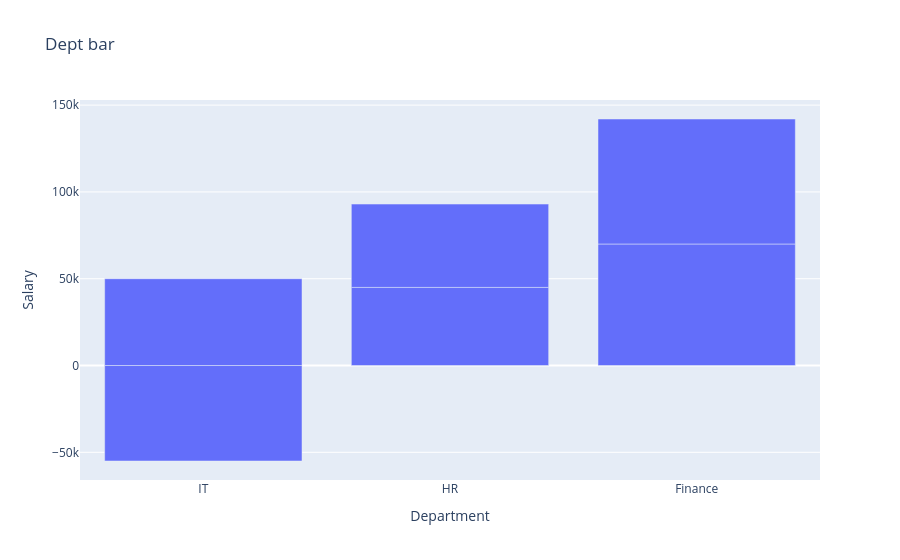

Notebook source saved alongside this figure:
### Code cell
data = {
"Department": ["IT","IT","HR","HR","Finance","Finance"],
"Gender": ["Male","Female","Male","Female","Male","Female"],
"Salary": [50000,-55000,45000,48000,70000,72000]
}
df = pd.DataFrame(data)
fig = px.bar(df,x = "Department",y = "Salary",title="Dept bar")
fig.show()

### Figure 1 — Plotly figure (JSON) as saved in the notebook; plotly's stock layout.template omitted (floating-point values rounded to 4 significant figures)
{"data": [{"alignmentgroup": "True", "hovertemplate": "Department=%{x}<br>Salary=%{y}<extra></extra>", "legendgroup": "", "marker": {"color": "#636efa", "pattern": {"shape": ""}}, "name": "", "offsetgroup": "", "orientation": "v", "showlegend": false, "textposition": "auto", "type": "bar", "x": ["IT", "IT", "HR", "HR", "Finance", "Finance"], "xaxis": "x", "y": [50000, -55000, 45000, 48000, 70000, 72000], "yaxis": "y"}], "layout": {"barmode": "relative", "legend": {"tracegroupgap": 0}, "title": {"text": "Dept bar"}, "xaxis": {"anchor": "y", "domain": [0, 1], "title": {"text": "Department"}}, "yaxis": {"anchor": "x", "domain": [0, 1], "title": {"text": "Salary"}}}}
